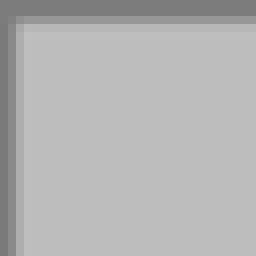
#> input picture minesweeper/0.png, 32 x 32 px (shown 8 times larger)
$ python minesweeper.py
#> lines starting #> are read from the running program, lines starting #| are printed output that depends on the picture
import pynput
import numpy as np
import PIL
from PIL import Image
from PIL import ImageGrab
import random

import time
# [57 lines of commented-out code are left out]
time.sleep(2)
b0 = np.asarray(Image.open('0.png')) #denoted as 0
#> b0 is the input picture: shape (32, 32, 4); mean R, G, B, A 179.7, 179.7, 179.7, 255
b1 = np.asarray(Image.open('1.png')) #denoted as 1
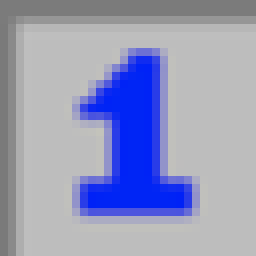
#> input picture minesweeper/1.png, 32 x 32 px (shown 8 times larger)
#> b1 is the input picture: shape (32, 32, 4); mean R, G, B, A 150.2, 154.7, 188.5, 255
b2 = np.asarray(Image.open('2.png')) #denoted as 2
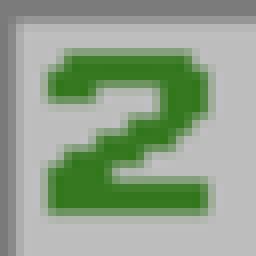
#> input picture minesweeper/2.png, 32 x 32 px (shown 8 times larger)
#> b2 is the input picture: shape (32, 32, 4); mean R, G, B, A 145.2, 162.1, 139.8, 255
b3 = np.asarray(Image.open('3.png')) #denoted as 3
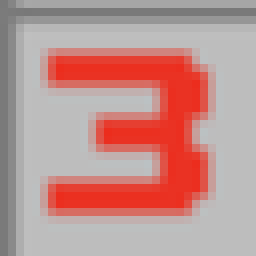
#> input picture minesweeper/3.png, 32 x 32 px (shown 8 times larger)
#> b3 is the input picture: shape (32, 32, 4); mean R, G, B, A 191.8, 147.3, 143.6, 255
b4 = np.asarray(Image.open('4.png')) #denoted as 4
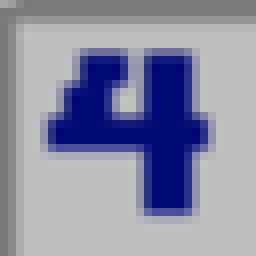
#> input picture minesweeper/4.png, 32 x 32 px (shown 8 times larger)
#> b4 is the input picture: shape (32, 32, 4); mean R, G, B, A 138.6, 140.6, 164.3, 255
b5 = np.asarray(Image.open('5.png')) #denoted as 5
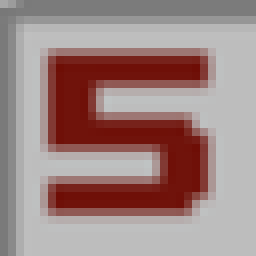
#> input picture minesweeper/5.png, 32 x 32 px (shown 8 times larger)
#> b5 is the input picture: shape (32, 32, 4); mean R, G, B, A 158.7, 133.3, 131.1, 255
#> (the run stopped early here; a loop or call above may not have finished)
